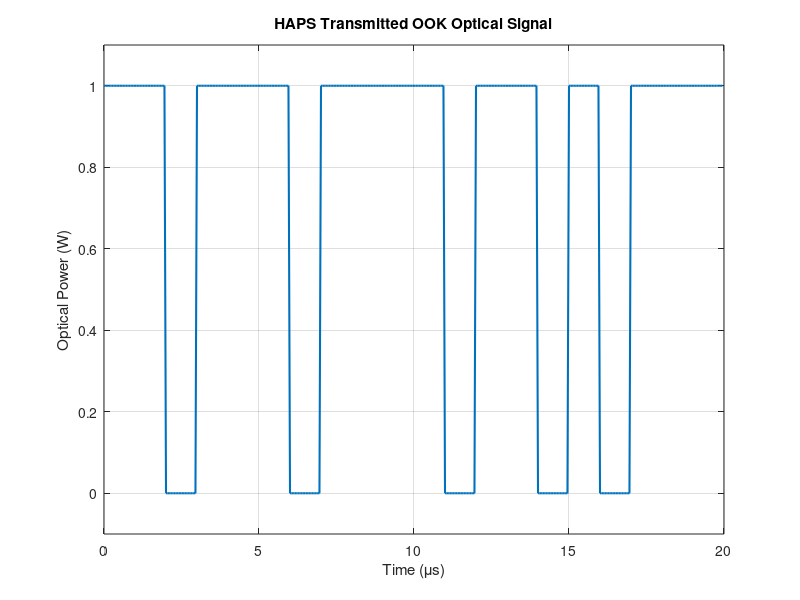

MATLAB code for this plot:
clc;
clear;
close all;

%% Parameters
Nbits = 20;          % Number of bits being transmitted
Rb = 1e6;            % Bit rate: 1 Mbps (bits per second)
Pt = 1;              % Optical transmit power: 1 W

samplesPerBit = 20;
Fs = Rb * samplesPerBit;

%% Generate random bits
bits = randi([0 1], 1, Nbits); % random bits are generated NBits = 20 in number
%% OOK modulation
ookSymbols = Pt * bits; % 1*power or 0*power

%% Convert symbols into waveform(repetition of bits for imitating the bit duration)
txSignal = repelem(ookSymbols, samplesPerBit);

%% Time axis
t = (0:length(txSignal)-1) / Fs;

%% Plot
figure;
plot(t*1e6, txSignal, 'LineWidth', 1.5);
xlabel('Time (\mus)');
ylabel('Optical Power (W)');
title('HAPS Transmitted OOK Optical Signal');
grid on;
ylim([-0.1 1.1]);
